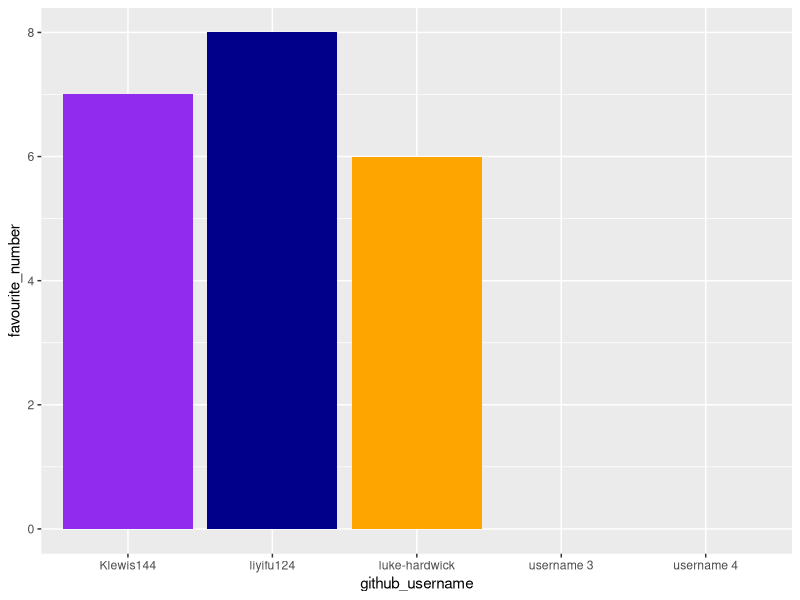
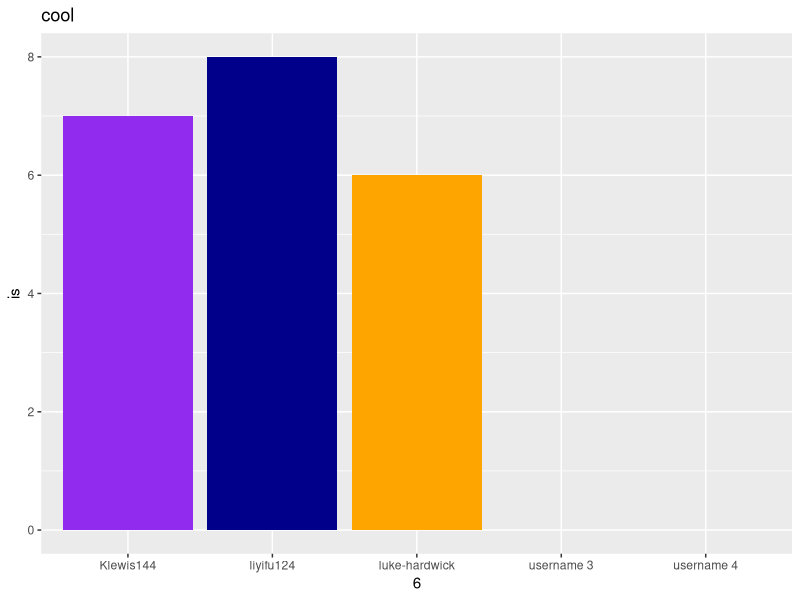
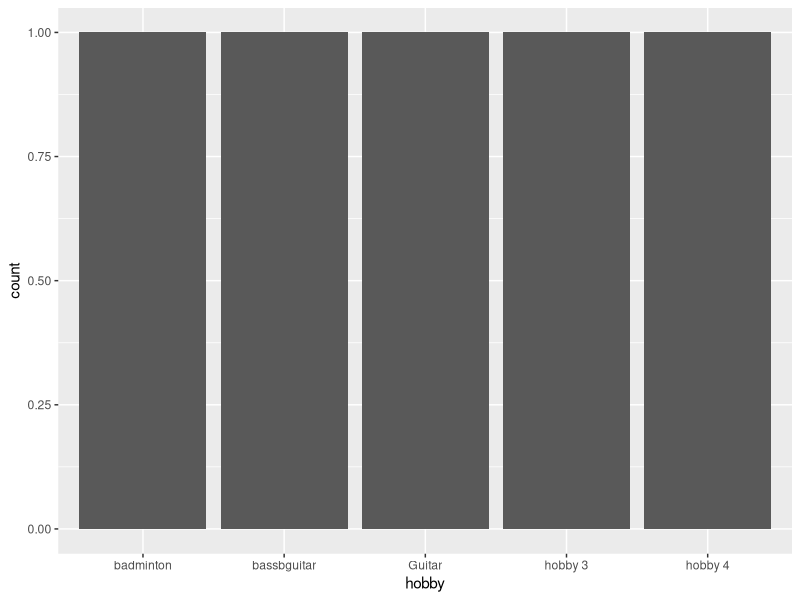

Generate these figures, in order, with R:
## ---- chunk 1
library(tidyverse) 
## ---- chunk 2
team_data <- tibble(
  name = c("Kieran", "Luke", "lee", 
           "member 3", "member 4"),
  github_username = c("Klewis144", "luke-hardwick", "liyifu124", 
                      "username 3", "username 4"), 
  colour = c("purple2", "orange", "blue4", 
             "colour 3", "colour 4"),
  hobby = c("Guitar", "bassbguitar", "badminton", 
            "hobby 3", "hobby 4"),
  favourite_number = c(7, 6, 8, NA, NA)
  )

team_data
## ---- chunk 3
p1 <- ggplot(data = team_data, 
             mapping = aes(x = github_username, 
                           y = favourite_number,
                           fill = colour), 
             ) +
   geom_col() +
   scale_fill_identity()
p1
## ---- chunk 4
p1 + labs(x = "6", 
          y = "is",
          title = "cool")
## ---- chunk 5
p2 <- ggplot(team_data, aes(x = hobby)) +
  geom_bar()
p2
